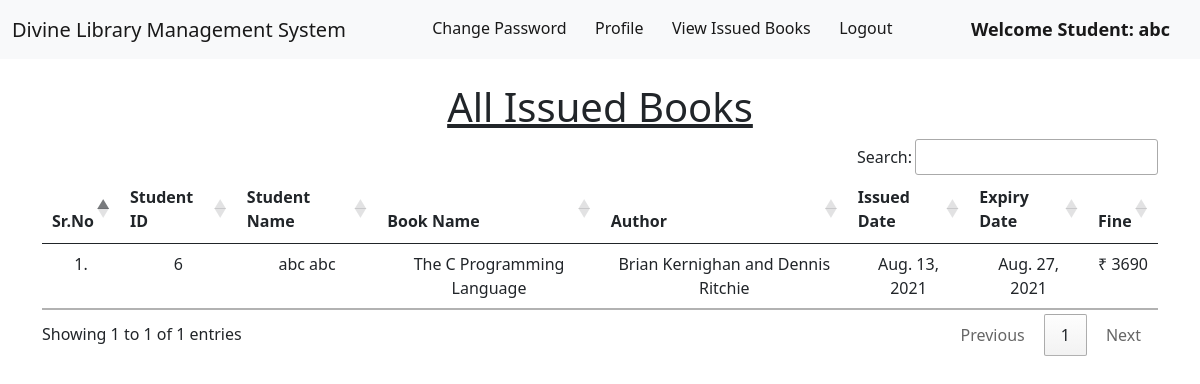
Page /student_issued_books/ (signed in) on the committed database.
### library/models.py (models this page shows, shortened)
class Book(models.Model):
    name = models.CharField(max_length=200)
    author = models.CharField(max_length=200)
    isbn = models.PositiveIntegerField()
    category = models.CharField(max_length=50)

class IssuedBook(models.Model):
    student_id = models.CharField(max_length=100, blank=True)
    isbn = models.CharField(max_length=13)
    issued_date = models.DateField(auto_now=True)
    expiry_date = models.DateField(default=expiry)

### library/views.py (the view)
# urls.py: path("student_issued_books/", views.student_issued_books, name="student_issued_books"),
@login_required(login_url = '/student_login')
def student_issued_books(request):
    student = Student.objects.filter(user_id=request.user.id)
    issuedBooks = IssuedBook.objects.filter(student_id=student[0].user_id)
    li1 = []
    li2 = []
    for i in issuedBooks:
        books = Book.objects.filter(isbn=i.isbn)
        for book in books:
            t=(request.user.id, request.user.get_full_name, book.name,book.author)
            li1.append(t)
        days=(date.today()-i.issued_date)
        d=days.days
        fine=0
        if d>15:
            day=d-14
            fine=day*5
        t=(issuedBooks[0].issued_date, issuedBooks[0].expiry_date, fine)
        li2.append(t)
    return render(request,'student_issued_books.html',{'li1':li1, 'li2':li2})

### library/templates/student_issued_books.html (shortened to what this page needs)
{% extends 'student_navbar.html' %}
{% load static %}
{% block body %}
<div class="container mt-4">
    <h1 class="text-center"><u>All Issued Books</u></h1>
    <table class="table table-hover" id="example">
        <thead>
            <tr class="text-center">
                <th>Sr.No</th>
                <th>Student ID</th>
                <th>Student Name</th>
                <th>Book Name</th>
                <th>Author</th>
                <th>Issued Date</th>
                <th>Expiry Date</th>
                <th>Fine</th>
            </tr>
        </thead>
        <tbody>
            {% for i in li1 %}
            <tr class="text-center">
                <td>{{forloop.counter}}.</td>
                <td>{{i.0}}</td>
                <td>{{i.1}}</td>
                <td>{{i.2}}</td>
                <td>{{i.3}}</td>
                {% endfor %}
                {% for i in li2 %}
                <td>{{i.0}}</td>
                <td>{{i.1}}</td>
                <td>₹ {{i.2}}</td>
            </tr>
            {% endfor %}
        </tbody>
    </table>
    </div>
{% endblock %}

### library/templates/student_navbar.html (shortened to what this page needs)
<!doctype html>
<html lang="en">
  <head>
    <link href="https://cdn.jsdelivr.net/npm/bootstrap@5.1.0/dist/css/bootstrap.min.css" rel="stylesheet">
    <link rel="stylesheet" href="https://cdn.datatables.net/1.10.25/css/jquery.dataTables.min.css">
    <link rel="stylesheet" href="https://cdn.datatables.net/buttons/1.7.1/css/buttons.dataTables.min.css">
  </head>
  <body>
    <nav class="navbar navbar-expand-lg navbar-light bg-light sticky-top">
        <div class="container-fluid">
          <a class="navbar-brand" href="#">Divine Library Management System</a>
          <div class="collapse navbar-collapse" id="navbarSupportedContent">
            <ul class="navbar-nav me-auto mb-2 mb-lg-0">
              <li class="nav-item">
                <a class="nav-link active" aria-current="page" href="/change_password/">Change Password</a>
              </li>
              <li class="nav-item">
                <a class="nav-link active" aria-current="page" href="/profile/">Profile</a>
              </li>
              <li class="nav-item">
                <a class="nav-link active" aria-current="page" href="/student_issued_books/">View Issued Books</a>
              </li>
              <li class="nav-item">
                <a class="nav-link active" aria-current="page" href="/logout/">Logout</a>
              </li>
              <li class="nav-item">
                <a style="font-weight:600; font-family:'Segoe UI', Tahoma, Geneva, Verdana, sans-serif; font-size: large;" class="nav-link active" href="#">Welcome Student: {{request.user}}</a>
              </li>
            </ul>
          </div>
        </div>
      </nav>
      {% block body %}
      {% endblock %}
  </body>
</html>

### rows in the picture
Book: name "The C Programming Language", author "Brian Kernighan and Dennis Ritchie"
IssuedBook: issued_date "Aug. 13, 2021", expiry_date "Aug. 27, 2021"

### other values in the picture
{{ request.user }} "abc"
{{ i.0 }} "6"
{{ i.1 }} "abc abc"
{{ i.2 }} "3690"
